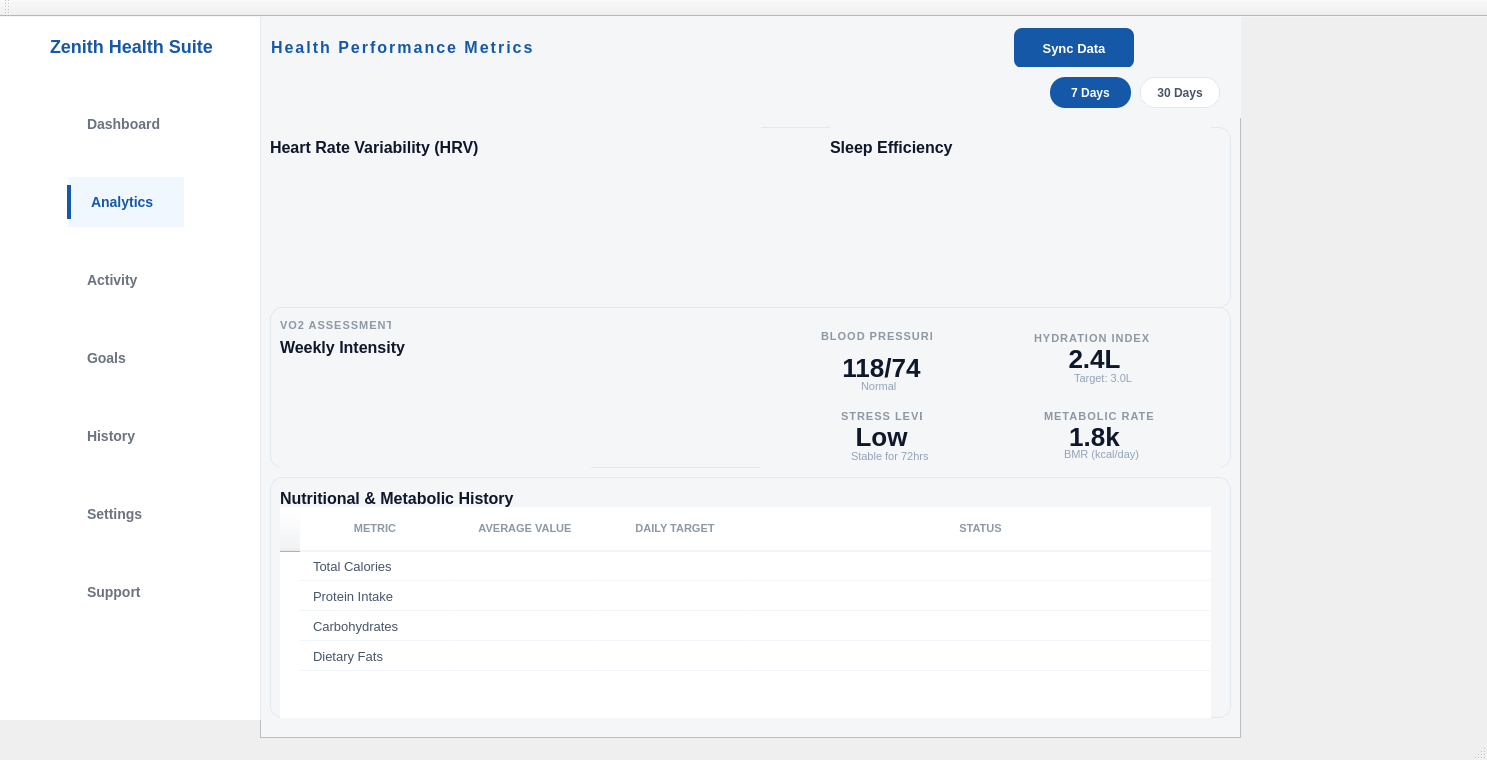
<?xml version="1.0" encoding="UTF-8"?>
<ui version="4.0">
 <class>analyticsClass</class>
 <widget class="QMainWindow" name="analyticsClass">
  <property name="geometry">
   <rect>
    <x>0</x>
    <y>0</y>
    <width>1487</width>
    <height>760</height>
   </rect>
  </property>
  <property name="maximumSize">
   <size>
    <width>16777215</width>
    <height>800</height>
   </size>
  </property>
  <property name="windowTitle">
   <string>analytics</string>
  </property>
  <property name="styleSheet">
   <string notr="true">#centralwidget, 
#headerWidget, 
QFrame#titleFilterFrame,
QFrame#row3Frame, 
QFrame#row4Frame {
    background-color: transparent !important;
    border: none !important;
}

QFrame#row2Frame,
QFrame#frameCommonTopMetrics,        
QFrame#frameCommonIntensityMetrics,  
QFrame#frameTable {                  
    background-color: #FFFFFF !important;
    border-radius: 12px !important;
    border: 1px solid #E2E8F0 !important;
}

QFrame#frameHeartRate, 
QFrame#frameSleep, 
QFrame#frameMiniCardsContainer,  
QFrame#frameBarChart, 
QFrame#frameBloodPressure, 
QFrame#frameHydration, 
QFrame#frameStress, 
QFrame#frameMetabolic,
QFrame#tableHeaderContainer {
    background-color: transparent !important;
    border: none !important;
    border-radius: 0px !important;
}

QLabel {
    font-family: 'Segoe UI', 'Roboto', sans-serif;
    border: none !important;
    background: transparent !important;
}

#sidebarWidget {
    background-color: #FFFFFF;
    border-right: 1px solid #E5E7EB;
    min-width: 260px; 
}

#appNameLabel {
    color: #1558A8;
    font-size: 18px;
    font-weight: 800;
    padding: 5px 15px 0px 15px;
    background-color: transparent;
    margin-top: 0px;
    border: none;
    min-height: 30px;
    max-height: 35px;
}

#sidebarWidget QPushButton {
    text-align: left;
    padding: 8px 20px;
    background-color: transparent;
    border: none;
    color: #6B7280; 
    font-size: 14px;
    font-weight: 600;
    margin: 2px 15px; 
    border-radius: 8px;
    min-height: 34px; 
}

#sidebarWidget QPushButton:hover {
    background-color: #F0F7FF; 
    color: #1558A8;            
}

QPushButton#analyticsButton {
    background-color: #F0F7FF !important;
    color: #1558A8 !important;
    font-weight: 900 !important;
    border-left: 4px solid #1558A8 !important;
    border-radius: 0px 8px 8px 0px !important;
}




QLabel#lblHeaderTitle { 
    color: #1558A8; 
    font-size: 16px; 
    font-weight: 800; 
    letter-spacing: 2px; 
    text-transform: uppercase; 
}

QLabel#lblAnalyticsTitle { 
    font-size: 22px; 
    font-weight: 900; 
    color: #0F172A; 
}

QLabel#lblAnalyticsSubtitle { 
    font-size: 13px; 
    color: #64748B; 
    margin-top: 2px; 
}

QLabel#lblHeartRateTitle, 
QLabel#lblSleepTitle, 
QLabel#lblIntensityTitle, 
QLabel#lblNutritionTitle { 
    color: #0F172A !important; 
    font-weight: 900 !important; 
    font-size: 16px !important; 
}

QLabel#lblIntensitySub {
    color: #8C98A4 !important;
    font-size: 11px !important;
    font-weight: 800 !important;
    letter-spacing: 1px !important;
}

QLabel#lblBloodPressureTitle, 
QLabel#lblHydrationTitle, 
QLabel#lblStressTitle, 
QLabel#lblMetabolicTitle {
    color: #8C98A4 !important; 
    font-size: 11px !important; 
    font-weight: 800 !important; 
    letter-spacing: 1px !important;
}

QLabel#lblBloodPressureValue, 
QLabel#lblHydrationValue, 
QLabel#lblStressValue, 
QLabel#lblMetabolicValue {
    color: #0F172A !important; 
    font-size: 26px !important; 
    font-weight: bold !important; 
}

QLabel#lblBloodPressureSub, 
QLabel#lblHydrationSub, 
QLabel#lblStressSub, 
QLabel#lblMetabolicSub {
    color: #94A3B8 !important; 
    font-size: 11px !important; 
    font-weight: normal !important; 
    margin-top: -2px;
}


QPushButton#syncDataButton {
    background-color: #1558A8 !important; 
    color: #FFFFFF !important; 
    font-weight: bold; 
    font-size: 13px; 
    border-radius: 8px; 
    padding: 8px 20px; 
    border: none;
}

QPushButton#syncDataButton:hover { 
    background-color: #0E417F !important; 
}

#headerWidget QPushButton { 
    background-color: transparent; 
    border: none; 
    padding: 5px; 
}

QTableWidget#TableWidget, 
QTableWidget#TableWidget * {
    background-color: transparent !important; 
    border: none !important;
    outline: none !important; 
    color: #0F172A !important; 
    font-size: 13px !important;
}

QTableWidget#TableWidget QHeaderView::section {
    background-color: transparent !important; 
    color: #8C98A4 !important; 
    font-weight: bold !important; 
    font-size: 11px !important; 
    padding: 5px 5px !important; 
    border: none !important; 
    border-bottom: 1px solid #E2E8F0 !important; 
    text-align: left !important; 
    text-transform: uppercase !important;
}

QTableWidget#TableWidget::item {
    color: #0F172A !important; 
    font-weight: 500 !important;
    padding: 0px 10px !important; 
    border-bottom: 1px solid #F8FAFC !important;
}

</string>
  </property>
  <widget class="QWidget" name="centralWidget">
   <widget class="QFrame" name="analyticsMainCard">
    <property name="geometry">
     <rect>
      <x>260</x>
      <y>0</y>
      <width>981</width>
      <height>721</height>
     </rect>
    </property>
    <property name="styleSheet">
     <string notr="true">background-color: #f4f6f8;</string>
    </property>
    <property name="frameShape">
     <enum>QFrame::Shape::StyledPanel</enum>
    </property>
    <property name="frameShadow">
     <enum>QFrame::Shadow::Raised</enum>
    </property>
    <widget class="QFrame" name="headerWidget">
     <property name="geometry">
      <rect>
       <x>0</x>
       <y>0</y>
       <width>981</width>
       <height>61</height>
      </rect>
     </property>
     <property name="styleSheet">
      <string notr="true"/>
     </property>
     <property name="frameShape">
      <enum>QFrame::Shape::StyledPanel</enum>
     </property>
     <property name="frameShadow">
      <enum>QFrame::Shadow::Raised</enum>
     </property>
     <layout class="QHBoxLayout" name="horizontalLayout">
      <item>
       <widget class="QLabel" name="lblHeaderTitle">
        <property name="text">
         <string>Health Performance Metrics</string>
        </property>
       </widget>
      </item>
      <item>
       <spacer name="horizontalSpacer">
        <property name="orientation">
         <enum>Qt::Orientation::Horizontal</enum>
        </property>
        <property name="sizeHint" stdset="0">
         <size>
          <width>413</width>
          <height>20</height>
         </size>
        </property>
       </spacer>
      </item>
      <item>
       <widget class="QPushButton" name="syncDataButton">
        <property name="minimumSize">
         <size>
          <width>120</width>
          <height>40</height>
         </size>
        </property>
        <property name="styleSheet">
         <string notr="true">#syncDataButton {
    background-color: #1558A8 !important; 
    color: #FFFFFF !important;             
    font-weight: bold;
    font-size: 13px;
    border-radius: 8px;
    padding: 8px 20px;
    border: none;
}

#syncDataButton:hover {
    background-color: #0E417F !important;
}
</string>
        </property>
        <property name="text">
         <string>Sync Data</string>
        </property>
       </widget>
      </item>
      <item>
       <widget class="QPushButton" name="bellButton">
        <property name="text">
         <string/>
        </property>
        <property name="icon">
         <iconset>
          <normaloff>icons/notifications_24dp_000000_FILL0_wght400_GRAD0_opsz24.png</normaloff>icons/notifications_24dp_000000_FILL0_wght400_GRAD0_opsz24.png</iconset>
        </property>
        <property name="iconSize">
         <size>
          <width>24</width>
          <height>24</height>
         </size>
        </property>
       </widget>
      </item>
      <item>
       <widget class="QPushButton" name="profileButton">
        <property name="text">
         <string/>
        </property>
        <property name="icon">
         <iconset>
          <normaloff>icons/account_circle_24dp_000000_FILL0_wght400_GRAD0_opsz24.png</normaloff>icons/account_circle_24dp_000000_FILL0_wght400_GRAD0_opsz24.png</iconset>
        </property>
        <property name="iconSize">
         <size>
          <width>24</width>
          <height>24</height>
         </size>
        </property>
       </widget>
      </item>
     </layout>
    </widget>
    <widget class="QFrame" name="titleFilterFrame">
     <property name="geometry">
      <rect>
       <x>0</x>
       <y>50</y>
       <width>981</width>
       <height>51</height>
      </rect>
     </property>
     <property name="styleSheet">
      <string notr="true">QPushButton#btn7Days {
    background-color: #1558A8; 
    color: #FFFFFF; 
    border-radius: 15px; 
    padding: 5px 15px; 
    font-weight: bold; 
    border: none;
}

QPushButton#btn30Days {
    background-color: #FFFFFF; 
    color: #475569; 
    border: 1px solid #E2E8F0; 
    border-radius: 15px; 
    padding: 5px 15px; 
    font-weight: bold;
}
</string>
     </property>
     <property name="frameShape">
      <enum>QFrame::Shape::StyledPanel</enum>
     </property>
     <property name="frameShadow">
      <enum>QFrame::Shadow::Raised</enum>
     </property>
     <widget class="QPushButton" name="btn30Days">
      <property name="geometry">
       <rect>
        <x>880</x>
        <y>10</y>
        <width>80</width>
        <height>31</height>
       </rect>
      </property>
      <property name="text">
       <string>30 Days</string>
      </property>
     </widget>
     <widget class="QPushButton" name="btn7Days">
      <property name="geometry">
       <rect>
        <x>790</x>
        <y>10</y>
        <width>81</width>
        <height>31</height>
       </rect>
      </property>
      <property name="text">
       <string>7 Days</string>
      </property>
     </widget>
    </widget>
    <widget class="QFrame" name="row2Frame">
     <property name="geometry">
      <rect>
       <x>10</x>
       <y>110</y>
       <width>961</width>
       <height>181</height>
      </rect>
     </property>
     <property name="styleSheet">
      <string notr="true"/>
     </property>
     <property name="frameShape">
      <enum>QFrame::Shape::StyledPanel</enum>
     </property>
     <property name="frameShadow">
      <enum>QFrame::Shadow::Raised</enum>
     </property>
     <widget class="QFrame" name="frameSleep">
      <property name="geometry">
       <rect>
        <x>560</x>
        <y>0</y>
        <width>381</width>
        <height>180</height>
       </rect>
      </property>
      <property name="minimumSize">
       <size>
        <width>0</width>
        <height>180</height>
       </size>
      </property>
      <property name="frameShape">
       <enum>QFrame::Shape::StyledPanel</enum>
      </property>
      <property name="frameShadow">
       <enum>QFrame::Shadow::Raised</enum>
      </property>
      <widget class="QLabel" name="lblSleepTitle">
       <property name="geometry">
        <rect>
         <x>0</x>
         <y>0</y>
         <width>171</width>
         <height>41</height>
        </rect>
       </property>
       <property name="text">
        <string>Sleep Efficiency</string>
       </property>
      </widget>
     </widget>
     <widget class="QFrame" name="frameHeartRate">
      <property name="geometry">
       <rect>
        <x>0</x>
        <y>0</y>
        <width>491</width>
        <height>180</height>
       </rect>
      </property>
      <property name="minimumSize">
       <size>
        <width>0</width>
        <height>180</height>
       </size>
      </property>
      <property name="frameShape">
       <enum>QFrame::Shape::StyledPanel</enum>
      </property>
      <property name="frameShadow">
       <enum>QFrame::Shadow::Raised</enum>
      </property>
      <widget class="QLabel" name="lblHeartRateTitle">
       <property name="geometry">
        <rect>
         <x>0</x>
         <y>0</y>
         <width>251</width>
         <height>41</height>
        </rect>
       </property>
       <property name="text">
        <string>Heart Rate Variability (HRV)</string>
       </property>
      </widget>
     </widget>
    </widget>
    <widget class="QFrame" name="frameCommonIntensityMetrics">
     <property name="geometry">
      <rect>
       <x>10</x>
       <y>290</y>
       <width>961</width>
       <height>161</height>
      </rect>
     </property>
     <property name="styleSheet">
      <string notr="true"/>
     </property>
     <property name="frameShape">
      <enum>QFrame::Shape::StyledPanel</enum>
     </property>
     <property name="frameShadow">
      <enum>QFrame::Shadow::Raised</enum>
     </property>
     <widget class="QLabel" name="lblIntensityTitle">
      <property name="geometry">
       <rect>
        <x>10</x>
        <y>30</y>
        <width>181</width>
        <height>21</height>
       </rect>
      </property>
      <property name="text">
       <string>Weekly Intensity</string>
      </property>
     </widget>
     <widget class="QFrame" name="frameMiniCardsContainer">
      <property name="geometry">
       <rect>
        <x>490</x>
        <y>10</y>
        <width>461</width>
        <height>171</height>
       </rect>
      </property>
      <property name="styleSheet">
       <string notr="true"/>
      </property>
      <property name="frameShape">
       <enum>QFrame::Shape::StyledPanel</enum>
      </property>
      <property name="frameShadow">
       <enum>QFrame::Shadow::Raised</enum>
      </property>
      <layout class="QGridLayout" name="gridLayout">
       <item row="0" column="0">
        <widget class="QFrame" name="frameBloodPressure">
         <property name="frameShape">
          <enum>QFrame::Shape::StyledPanel</enum>
         </property>
         <property name="frameShadow">
          <enum>QFrame::Shadow::Raised</enum>
         </property>
         <widget class="QLabel" name="lblBloodPressureTitle">
          <property name="geometry">
           <rect>
            <x>50</x>
            <y>0</y>
            <width>111</width>
            <height>16</height>
           </rect>
          </property>
          <property name="text">
           <string>BLOOD PRESSURE</string>
          </property>
         </widget>
         <widget class="QLabel" name="lblBloodPressureValue">
          <property name="geometry">
           <rect>
            <x>50</x>
            <y>30</y>
            <width>121</width>
            <height>20</height>
           </rect>
          </property>
          <property name="text">
           <string>118/74</string>
          </property>
          <property name="alignment">
           <set>Qt::AlignmentFlag::AlignCenter</set>
          </property>
         </widget>
         <widget class="QLabel" name="lblBloodPressureSub">
          <property name="geometry">
           <rect>
            <x>90</x>
            <y>50</y>
            <width>41</width>
            <height>16</height>
           </rect>
          </property>
          <property name="text">
           <string>Normal</string>
          </property>
         </widget>
        </widget>
       </item>
       <item row="0" column="1">
        <widget class="QFrame" name="frameHydration">
         <property name="frameShape">
          <enum>QFrame::Shape::StyledPanel</enum>
         </property>
         <property name="frameShadow">
          <enum>QFrame::Shadow::Raised</enum>
         </property>
         <widget class="QLabel" name="lblHydrationTitle">
          <property name="geometry">
           <rect>
            <x>40</x>
            <y>0</y>
            <width>131</width>
            <height>20</height>
           </rect>
          </property>
          <property name="text">
           <string>HYDRATION INDEX</string>
          </property>
         </widget>
         <widget class="QLabel" name="lblHydrationValue">
          <property name="geometry">
           <rect>
            <x>40</x>
            <y>20</y>
            <width>121</width>
            <height>21</height>
           </rect>
          </property>
          <property name="text">
           <string>2.4L</string>
          </property>
          <property name="alignment">
           <set>Qt::AlignmentFlag::AlignCenter</set>
          </property>
         </widget>
         <widget class="QLabel" name="lblHydrationSub">
          <property name="geometry">
           <rect>
            <x>80</x>
            <y>40</y>
            <width>61</width>
            <height>20</height>
           </rect>
          </property>
          <property name="text">
           <string>Target: 3.0L</string>
          </property>
         </widget>
        </widget>
       </item>
       <item row="1" column="0">
        <widget class="QFrame" name="frameStress">
         <property name="frameShape">
          <enum>QFrame::Shape::StyledPanel</enum>
         </property>
         <property name="frameShadow">
          <enum>QFrame::Shadow::Raised</enum>
         </property>
         <widget class="QLabel" name="lblStressTitle">
          <property name="geometry">
           <rect>
            <x>70</x>
            <y>0</y>
            <width>81</width>
            <height>20</height>
           </rect>
          </property>
          <property name="text">
           <string>STRESS LEVEL</string>
          </property>
         </widget>
         <widget class="QLabel" name="lblStressValue">
          <property name="geometry">
           <rect>
            <x>50</x>
            <y>20</y>
            <width>121</width>
            <height>21</height>
           </rect>
          </property>
          <property name="text">
           <string>Low</string>
          </property>
          <property name="alignment">
           <set>Qt::AlignmentFlag::AlignCenter</set>
          </property>
         </widget>
         <widget class="QLabel" name="lblStressSub">
          <property name="geometry">
           <rect>
            <x>80</x>
            <y>40</y>
            <width>81</width>
            <height>21</height>
           </rect>
          </property>
          <property name="text">
           <string>Stable for 72hrs</string>
          </property>
         </widget>
        </widget>
       </item>
       <item row="1" column="1">
        <widget class="QFrame" name="frameMetabolic">
         <property name="frameShape">
          <enum>QFrame::Shape::StyledPanel</enum>
         </property>
         <property name="frameShadow">
          <enum>QFrame::Shadow::Raised</enum>
         </property>
         <widget class="QLabel" name="lblMetabolicTitle">
          <property name="geometry">
           <rect>
            <x>50</x>
            <y>0</y>
            <width>121</width>
            <height>20</height>
           </rect>
          </property>
          <property name="text">
           <string>METABOLIC RATE</string>
          </property>
         </widget>
         <widget class="QLabel" name="lblMetabolicValue">
          <property name="geometry">
           <rect>
            <x>40</x>
            <y>20</y>
            <width>121</width>
            <height>21</height>
           </rect>
          </property>
          <property name="text">
           <string>1.8k</string>
          </property>
          <property name="alignment">
           <set>Qt::AlignmentFlag::AlignCenter</set>
          </property>
         </widget>
         <widget class="QLabel" name="lblMetabolicSub">
          <property name="geometry">
           <rect>
            <x>70</x>
            <y>40</y>
            <width>81</width>
            <height>16</height>
           </rect>
          </property>
          <property name="text">
           <string>BMR (kcal/day)</string>
          </property>
         </widget>
        </widget>
       </item>
      </layout>
     </widget>
     <widget class="QLabel" name="lblIntensitySub">
      <property name="geometry">
       <rect>
        <x>10</x>
        <y>10</y>
        <width>111</width>
        <height>16</height>
       </rect>
      </property>
      <property name="text">
       <string>VO2 ASSESSMENT</string>
      </property>
     </widget>
     <widget class="QFrame" name="frameBarChart">
      <property name="geometry">
       <rect>
        <x>10</x>
        <y>60</y>
        <width>311</width>
        <height>111</height>
       </rect>
      </property>
      <property name="frameShape">
       <enum>QFrame::Shape::StyledPanel</enum>
      </property>
      <property name="frameShadow">
       <enum>QFrame::Shadow::Raised</enum>
      </property>
     </widget>
     <widget class="QFrame" name="tableHeaderContainer">
      <property name="geometry">
       <rect>
        <x>260</x>
        <y>20</y>
        <width>201</width>
        <height>35</height>
       </rect>
      </property>
      <property name="minimumSize">
       <size>
        <width>0</width>
        <height>30</height>
       </size>
      </property>
      <property name="maximumSize">
       <size>
        <width>300</width>
        <height>35</height>
       </size>
      </property>
      <property name="frameShape">
       <enum>QFrame::Shape::StyledPanel</enum>
      </property>
      <property name="frameShadow">
       <enum>QFrame::Shadow::Raised</enum>
      </property>
     </widget>
    </widget>
    <widget class="QFrame" name="frameTable">
     <property name="geometry">
      <rect>
       <x>10</x>
       <y>460</y>
       <width>961</width>
       <height>241</height>
      </rect>
     </property>
     <property name="styleSheet">
      <string notr="true">/* Table ki basic setting */
QTableView {
    background-color: transparent;
    border: none;
    gridline-color: transparent; /* Lines gayab kar dein */
}

/* Table ka Oopar Wala Hissa (Headers) */
QHeaderView::section {
    background-color: transparent;
    color: #8C98A4; /* Halka Grey */
    font-weight: bold;
    font-size: 11px;
    border: none;
    border-bottom: 1px solid #E2E8F0; /* Sirf neechay ek line */
    padding: 10px;
    text-transform: uppercase;
}

/* Table ke andar ka data */
QTableView::item {
    border-bottom: 1px solid #F8FAFC; /* Rows ke darmiyan bohot halki line */
    padding: 12px;
    color: #0F172A;
}

/* =========================================================================
   ROW 4: MAIN WHITE CONTAINER CARD
========================================================================= */
QFrame#row4Frame {
    background-color: #FFFFFF !important;
    border-radius: 12px !important;
    border: 1px solid #E2E8F0 !important;
    margin-top: 15px !important; /* Row 3 wale mini cards se gap */
    padding: 15px !important;
}

/* Title ka jo andar wala container dabba hai */
QFrame#tableHeaderContainer {
    background: transparent !important;
    border: none !important;
    background-color: transparent !important;
    margin-bottom: 5px !important;
}

/* =========================================================================
   ROW 4: TITLE STYLING (lblNutritionTitle)
========================================================================= */
QLabel#lblNutritionTitle {
    color: #0F172A !important;          /* Dark Blue/Black */
    font-family: &quot;Segoe UI&quot;, Arial, sans-serif !important;
    font-weight: 800 !important;        /* Extra Bold */
    font-size: 16px !important;
    border: none !important;
    background: transparent !important;
}

/* =========================================================================
   ROW 4: THE MASTER TABLE WIDGET STYLING (TableWidget)
========================================================================= */

/* 1. Main Table Body &amp; Static Items Text Color Fix */
QTableWidget#TableWidget,
QTableWidget#TableWidget QTableWidgetItem,
QTableWidget#TableWidget QModelIndex,
QTableWidget#TableWidget * {
    background-color: #FFFFFF !important;
    border: none !important;
    gridline-color: transparent !important; /* Horizonal/Vertical grid lines gayab */
    color: #475569 !important;               /* Clean Dark Grey Text */
    font-family: &quot;Segoe UI&quot;, Arial, sans-serif !important;
    font-size: 13px !important;
}

/* 2. Top Columns/Headings (METRIC, AVERAGE VALUE, etc.) */
QTableWidget#TableWidget QHeaderView::section {
    background-color: #FFFFFF !important;
    color: #8C98A4 !important;              /* Headings text color */
    font-family: &quot;Segoe UI&quot;, Arial, sans-serif !important;
    font-weight: bold !important;
    font-size: 11px !important;
    padding: 12px 10px !important;
    border: none !important;
    border-bottom: 2px solid #F1F5F9 !important; /* Headings ke neechay professional line */
    text-align: left !important;
    text-transform: uppercase !important;   /* Automatic CAPITAL letters */
}

/* 3. Left Side numbers (1, 2, 3...) ko permanently hide karne ke liye */
QTableWidget#TableWidget QHeaderView::section:vertical {
    border: none !important;
    background-color: transparent !important;
    color: transparent !important;
    width: 0px !important;
}

/* 4. Table Rows / Cells Inside padding &amp; bottom border */
QTableWidget#TableWidget::item {
    color: #475569 !important;
    padding: 12px 10px !important;          /* Text spacing */
    border-bottom: 1px solid #F1F5F9 !important; /* Rows ke darmayan divider line */
}

/* 5. Clicked / Selected Rows Appearance */
QTableWidget#TableWidget::item:focus, 
QTableWidget#TableWidget::item:selected {
    background-color: #F8FAFC !important;   /* Light grey elegant hover/select affect */
    color: #0F172A !important;
    outline: none !important;
}</string>
     </property>
     <property name="frameShape">
      <enum>QFrame::Shape::StyledPanel</enum>
     </property>
     <property name="frameShadow">
      <enum>QFrame::Shadow::Raised</enum>
     </property>
     <widget class="QTableWidget" name="TableWidget">
      <property name="geometry">
       <rect>
        <x>10</x>
        <y>30</y>
        <width>931</width>
        <height>271</height>
       </rect>
      </property>
      <property name="sizePolicy">
       <sizepolicy hsizetype="Expanding" vsizetype="Expanding">
        <horstretch>6</horstretch>
        <verstretch>0</verstretch>
       </sizepolicy>
      </property>
      <attribute name="horizontalHeaderCascadingSectionResizes">
       <bool>false</bool>
      </attribute>
      <attribute name="horizontalHeaderDefaultSectionSize">
       <number>150</number>
      </attribute>
      <attribute name="horizontalHeaderShowSortIndicator" stdset="0">
       <bool>false</bool>
      </attribute>
      <attribute name="horizontalHeaderStretchLastSection">
       <bool>true</bool>
      </attribute>
      <attribute name="verticalHeaderHighlightSections">
       <bool>true</bool>
      </attribute>
      <attribute name="verticalHeaderShowSortIndicator" stdset="0">
       <bool>false</bool>
      </attribute>
      <attribute name="verticalHeaderStretchLastSection">
       <bool>false</bool>
      </attribute>
      <row>
       <property name="text">
        <string/>
       </property>
      </row>
      <row>
       <property name="text">
        <string/>
       </property>
      </row>
      <row>
       <property name="text">
        <string/>
       </property>
      </row>
      <row>
       <property name="text">
        <string/>
       </property>
      </row>
      <column>
       <property name="text">
        <string>METRIC</string>
       </property>
      </column>
      <column>
       <property name="text">
        <string>AVERAGE VALUE</string>
       </property>
      </column>
      <column>
       <property name="text">
        <string>DAILY TARGET</string>
       </property>
      </column>
      <column>
       <property name="text">
        <string>STATUS</string>
       </property>
      </column>
      <item row="0" column="0">
       <property name="text">
        <string>Total Calories</string>
       </property>
      </item>
      <item row="1" column="0">
       <property name="text">
        <string>Protein Intake</string>
       </property>
      </item>
      <item row="2" column="0">
       <property name="text">
        <string>Carbohydrates</string>
       </property>
      </item>
      <item row="3" column="0">
       <property name="text">
        <string>Dietary Fats</string>
       </property>
      </item>
     </widget>
     <widget class="QLabel" name="lblNutritionTitle">
      <property name="geometry">
       <rect>
        <x>10</x>
        <y>10</y>
        <width>241</width>
        <height>22</height>
       </rect>
      </property>
      <property name="text">
       <string>Nutritional &amp; Metabolic History</string>
      </property>
     </widget>
    </widget>
   </widget>
   <widget class="QWidget" name="sidebarWidget" native="true">
    <property name="geometry">
     <rect>
      <x>0</x>
      <y>0</y>
      <width>261</width>
      <height>703</height>
     </rect>
    </property>
    <property name="sizePolicy">
     <sizepolicy hsizetype="Fixed" vsizetype="Preferred">
      <horstretch>0</horstretch>
      <verstretch>0</verstretch>
     </sizepolicy>
    </property>
    <property name="minimumSize">
     <size>
      <width>261</width>
      <height>0</height>
     </size>
    </property>
    <property name="maximumSize">
     <size>
      <width>250</width>
      <height>16777215</height>
     </size>
    </property>
    <property name="styleSheet">
     <string notr="true"/>
    </property>
    <widget class="QLabel" name="appNameLabel">
     <property name="geometry">
      <rect>
       <x>30</x>
       <y>9</y>
       <width>204</width>
       <height>35</height>
      </rect>
     </property>
     <property name="text">
      <string>Zenith Health Suite</string>
     </property>
    </widget>
    <widget class="QWidget" name="layoutWidget">
     <property name="geometry">
      <rect>
       <x>41</x>
       <y>51</y>
       <width>169</width>
       <height>581</height>
      </rect>
     </property>
     <layout class="QVBoxLayout" name="verticalLayout">
      <item>
       <widget class="QPushButton" name="dashboardButton">
        <property name="text">
         <string>Dashboard</string>
        </property>
        <property name="icon">
         <iconset>
          <normaloff>icons/dashboard_24dp_1F1F1F_FILL0_wght400_GRAD0_opsz24.png</normaloff>icons/dashboard_24dp_1F1F1F_FILL0_wght400_GRAD0_opsz24.png</iconset>
        </property>
        <property name="iconSize">
         <size>
          <width>24</width>
          <height>24</height>
         </size>
        </property>
       </widget>
      </item>
      <item>
       <widget class="QPushButton" name="analyticsButton">
        <property name="text">
         <string>Analytics</string>
        </property>
        <property name="icon">
         <iconset>
          <normaloff>icons/analytics_24dp_1F1F1F_FILL0_wght400_GRAD0_opsz24.png</normaloff>icons/analytics_24dp_1F1F1F_FILL0_wght400_GRAD0_opsz24.png</iconset>
        </property>
        <property name="iconSize">
         <size>
          <width>24</width>
          <height>24</height>
         </size>
        </property>
       </widget>
      </item>
      <item>
       <widget class="QPushButton" name="activityButton">
        <property name="text">
         <string>Activity</string>
        </property>
        <property name="icon">
         <iconset>
          <normaloff>icons/moving_24dp_000000_FILL0_wght400_GRAD0_opsz24.png</normaloff>icons/moving_24dp_000000_FILL0_wght400_GRAD0_opsz24.png</iconset>
        </property>
        <property name="iconSize">
         <size>
          <width>24</width>
          <height>24</height>
         </size>
        </property>
       </widget>
      </item>
      <item>
       <widget class="QPushButton" name="goalsButton">
        <property name="text">
         <string>Goals</string>
        </property>
        <property name="icon">
         <iconset>
          <normaloff>icons/circle_circle_24dp_000000_FILL0_wght400_GRAD0_opsz24.png</normaloff>icons/circle_circle_24dp_000000_FILL0_wght400_GRAD0_opsz24.png</iconset>
        </property>
        <property name="iconSize">
         <size>
          <width>24</width>
          <height>24</height>
         </size>
        </property>
       </widget>
      </item>
      <item>
       <widget class="QPushButton" name="historyButton">
        <property name="text">
         <string>History</string>
        </property>
        <property name="icon">
         <iconset>
          <normaloff>icons/history_24dp_000000_FILL0_wght400_GRAD0_opsz24.png</normaloff>icons/history_24dp_000000_FILL0_wght400_GRAD0_opsz24.png</iconset>
        </property>
        <property name="iconSize">
         <size>
          <width>24</width>
          <height>24</height>
         </size>
        </property>
       </widget>
      </item>
      <item>
       <widget class="QPushButton" name="settingsButton">
        <property name="text">
         <string>Settings</string>
        </property>
        <property name="icon">
         <iconset>
          <normaloff>icons/analytics_24dp_1F1F1F_FILL0_wght400_GRAD0_opsz24.png</normaloff>icons/analytics_24dp_1F1F1F_FILL0_wght400_GRAD0_opsz24.png</iconset>
        </property>
        <property name="iconSize">
         <size>
          <width>24</width>
          <height>24</height>
         </size>
        </property>
       </widget>
      </item>
      <item>
       <widget class="QPushButton" name="supportButton">
        <property name="minimumSize">
         <size>
          <width>0</width>
          <height>54</height>
         </size>
        </property>
        <property name="text">
         <string>Support</string>
        </property>
        <property name="icon">
         <iconset>
          <normaloff>icons/contact_support_24dp_000000_FILL0_wght400_GRAD0_opsz24.png</normaloff>icons/contact_support_24dp_000000_FILL0_wght400_GRAD0_opsz24.png</iconset>
        </property>
        <property name="iconSize">
         <size>
          <width>24</width>
          <height>24</height>
         </size>
        </property>
       </widget>
      </item>
     </layout>
    </widget>
   </widget>
  </widget>
  <widget class="QMenuBar" name="menuBar">
   <property name="geometry">
    <rect>
     <x>0</x>
     <y>0</y>
     <width>1487</width>
     <height>21</height>
    </rect>
   </property>
  </widget>
  <widget class="QToolBar" name="mainToolBar">
   <attribute name="toolBarArea">
    <enum>TopToolBarArea</enum>
   </attribute>
   <attribute name="toolBarBreak">
    <bool>false</bool>
   </attribute>
  </widget>
  <widget class="QStatusBar" name="statusBar"/>
 </widget>
 <layoutdefault spacing="6" margin="11"/>
 <resources/>
 <connections/>
</ui>
